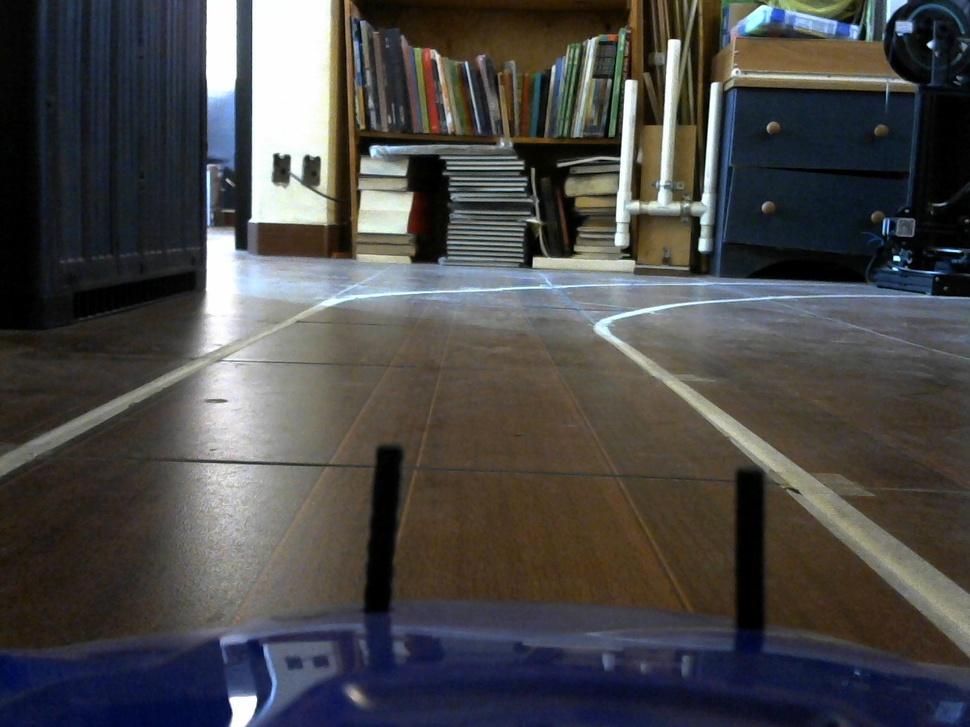
#> input picture melania/robot.jpeg, 970 x 727 px, shrunk from 1280 x 960 before the run
$ python EspacioColor.py
#> lines starting #> are read from the running program, lines starting #| are printed output that depends on the picture
import cv2
import numpy

cap=cv2.imread("robot.jpeg")#por convenio las imagenes se les iba a asignar a cap,
#> cap is the input picture: shape (727, 970, 3); mean B, G, R 72.7, 73, 74.2
frame = cap #el fotogramavideo se llama frame
rgb= cv2.cvtColor(frame, cv2.COLOR_BGR2RGB)#hace cambio de espacios de colores, bgr blue green red

r,g,b=cv2.split(rgb)#voy a dividir la imagen en tres, divide en vectores
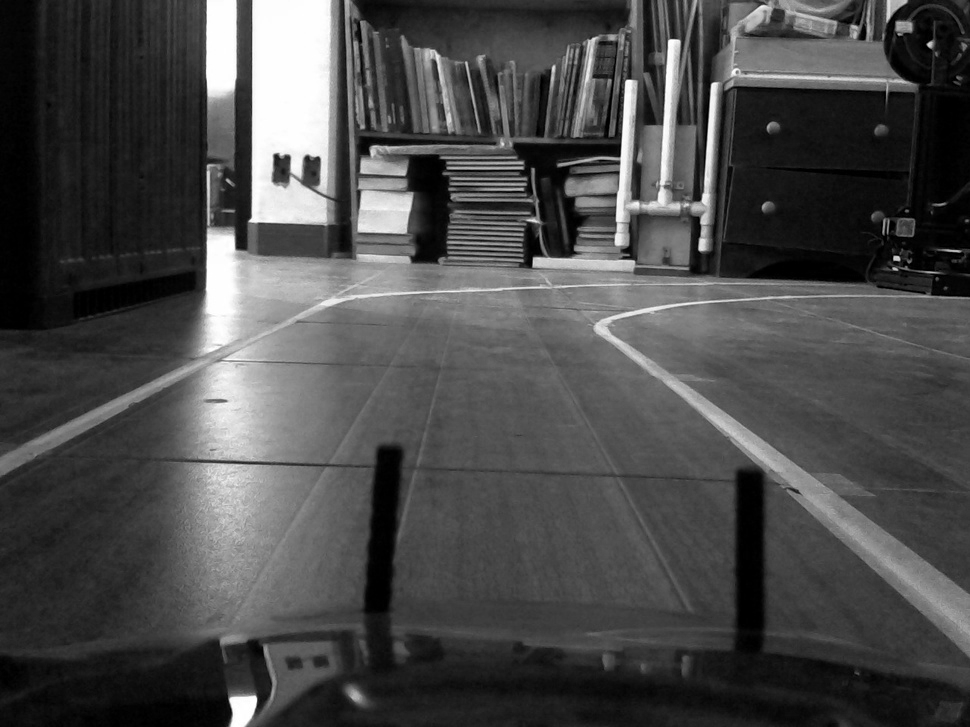
#> r: shape (727, 970); min 0, max 255, mean 74.2
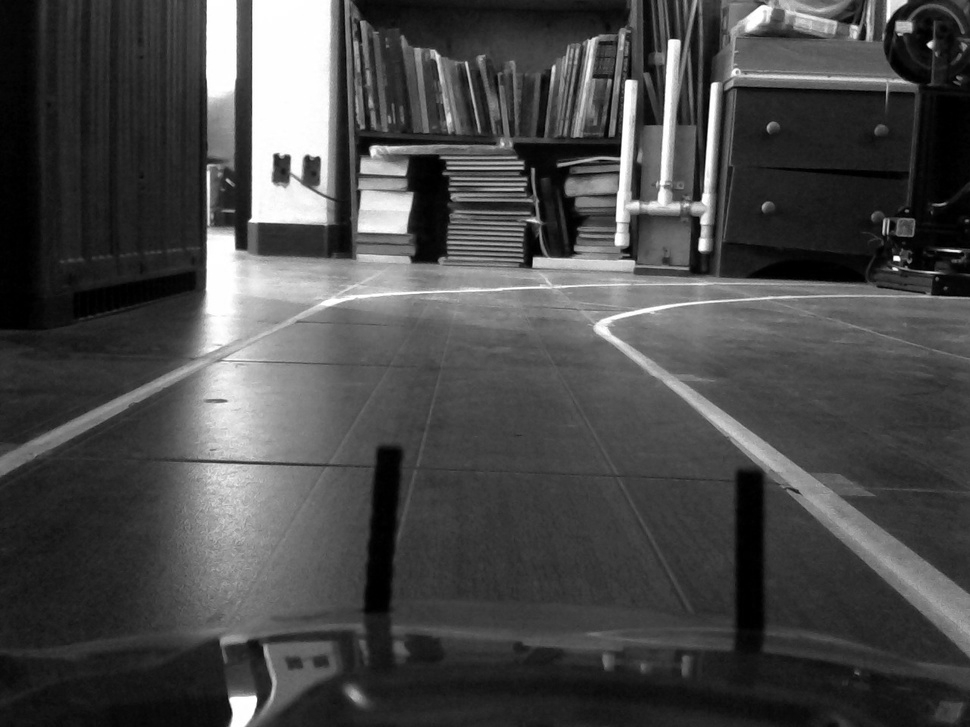
#> g: shape (727, 970); min 0, max 255, mean 73
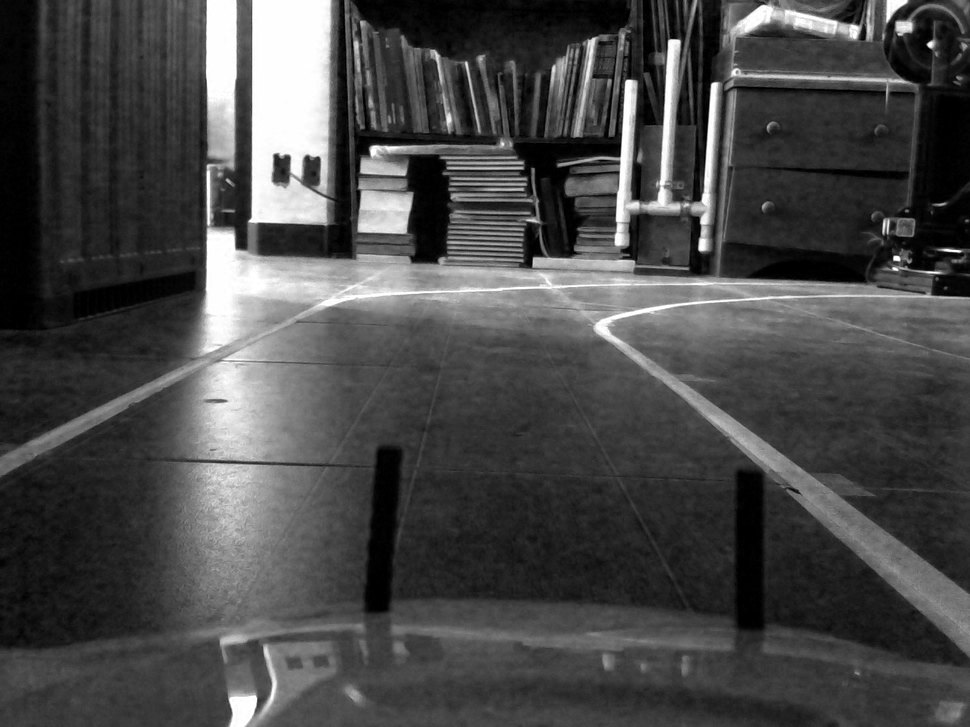
#> b: shape (727, 970); min 0, max 255, mean 72.7

cv2.imshow("rgb", rgb)#nombre de la ventana, la imagene que se guardo rgb

cv2.imshow("r", r)#imagen en rojo

cv2.imshow("g", g)#imagen en verde

cv2.imshow("b", b)#imagen en azul
k=0#tecla de key
while k!=27:#27 es el valor de la tecla esc en ascii, con esc se cierra
    k=cv2.waitKey(1)#es para que espere la tecla en un tiempo en milisegundos
#> (key Esc is pressed here)

cv2.destroyAllWindows()#no recibe parametro
